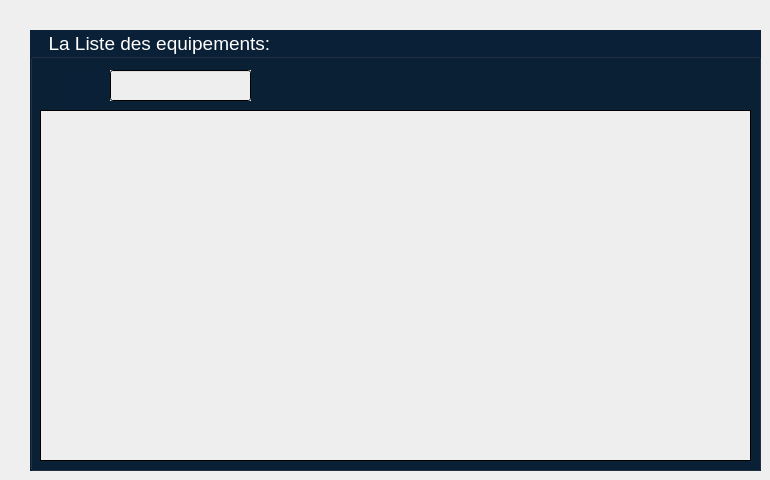
      <widget class="QWidget" name="page_2">
       <widget class="QGroupBox" name="groupBox_2">
        <property name="geometry">
         <rect>
          <x>30</x>
          <y>30</y>
          <width>731</width>
          <height>441</height>
         </rect>
        </property>
        <property name="font">
         <font>
          <family>Arial</family>
          <pointsize>14</pointsize>
          <weight>9</weight>
          <italic>false</italic>
          <bold>false</bold>
         </font>
        </property>
        <property name="styleSheet">
         <string notr="true">font: 75 14pt &quot;Arial&quot;;
color: qlineargradient(spread:pad, x1:0, y1:0, x2:0.034, y2:0.0227273, stop:0 rgba(255, 255, 255, 255), stop:1 rgba(255, 255, 255, 255));

background-color: qlineargradient(spread:pad, x1:1, y1:1, x2:1, y2:1, stop:0 rgba(10, 32, 54, 255), stop:1 rgba(255, 255, 255, 255));</string>
        </property>
        <property name="title">
         <string>   La Liste des equipements:</string>
        </property>
        <widget class="QLabel" name="label_16">
         <property name="geometry">
          <rect>
           <x>240</x>
           <y>119</y>
           <width>91</width>
           <height>31</height>
          </rect>
         </property>
         <property name="styleSheet">
          <string notr="true">background-color: qlineargradient(spread:pad, x1:1, y1:0, x2:1, y2:0, stop:0 rgba(0, 85, 127, 255), stop:1 rgba(255, 255, 255, 255));
font:10pt &quot;Arial&quot;;
border:1px solid white;</string>
         </property>
         <property name="text">
          <string>    métier</string>
         </property>
        </widget>
        <widget class="QLabel" name="label_17">
         <property name="geometry">
          <rect>
           <x>330</x>
           <y>119</y>
           <width>101</width>
           <height>31</height>
          </rect>
         </property>
         <property name="styleSheet">
          <string notr="true">background-color: qlineargradient(spread:pad, x1:1, y1:0, x2:1, y2:0, stop:0 rgba(0, 85, 127, 255), stop:1 rgba(255, 255, 255, 255));
font:10pt &quot;Arial&quot;;
border:1px solid white;</string>
         </property>
         <property name="text">
          <string>   adresse</string>
         </property>
        </widget>
        <widget class="QLabel" name="label_18">
         <property name="geometry">
          <rect>
           <x>430</x>
           <y>119</y>
           <width>121</width>
           <height>31</height>
          </rect>
         </property>
         <property name="styleSheet">
          <string notr="true">background-color: qlineargradient(spread:pad, x1:1, y1:0, x2:1, y2:0, stop:0 rgba(0, 85, 127, 255), stop:1 rgba(255, 255, 255, 255));
font:10pt &quot;Arial&quot;;
border:1px solid white;</string>
         </property>
         <property name="text">
          <string>    adresse_email</string>
         </property>
        </widget>
        <widget class="QLabel" name="label_19">
         <property name="geometry">
          <rect>
           <x>550</x>
           <y>119</y>
           <width>101</width>
           <height>31</height>
          </rect>
         </property>
         <property name="styleSheet">
          <string notr="true">background-color: qlineargradient(spread:pad, x1:1, y1:0, x2:1, y2:0, stop:0 rgba(0, 85, 127, 255), stop:1 rgba(255, 255, 255, 255));
font:10pt &quot;Arial&quot;;
border:1px solid white;</string>
         </property>
         <property name="text">
          <string>   num_tel</string>
         </property>
        </widget>
        <widget class="QLabel" name="label_20">
         <property name="geometry">
          <rect>
           <x>650</x>
           <y>119</y>
           <width>71</width>
           <height>31</height>
          </rect>
         </property>
         <property name="styleSheet">
          <string notr="true">background-color: qlineargradient(spread:pad, x1:1, y1:0, x2:1, y2:0, stop:0 rgba(0, 85, 127, 255), stop:1 rgba(255, 255, 255, 255));
font:10pt &quot;Arial&quot;;
border:1px solid white;</string>
         </property>
         <property name="text">
          <string>    salaire</string>
         </property>
        </widget>
        <widget class="QLineEdit" name="lineEdit">
         <property name="geometry">
          <rect>
           <x>80</x>
           <y>40</y>
           <width>141</width>
           <height>31</height>
          </rect>
         </property>
         <property name="styleSheet">
          <string notr="true">background-color: qlineargradient(spread:pad, x1:0.319, y1:0.289773, x2:0.779, y2:1, stop:0.186275 rgba(238, 238, 238, 255));
font: 8pt &quot;Arial&quot;;</string>
         </property>
        </widget>
        <widget class="QLabel" name="label_21">
         <property name="geometry">
          <rect>
           <x>33</x>
           <y>40</y>
           <width>41</width>
           <height>41</height>
          </rect>
         </property>
         <property name="text">
          <string/>
         </property>
         <property name="pixmap">
          <pixmap>../../../../Desktop/rech.gif</pixmap>
         </property>
        </widget>
        <widget class="QTableView" name="tableequipement">
         <property name="geometry">
          <rect>
           <x>10</x>
           <y>80</y>
           <width>711</width>
           <height>351</height>
          </rect>
         </property>
         <property name="styleSheet">
          <string notr="true">background-color: qlineargradient(spread:pad, x1:0.319, y1:0.289773, x2:0.779, y2:1, stop:0.186275 rgba(238, 238, 238, 255));
color: qlineargradient(spread:pad, x1:1, y1:1, x2:1, y2:1, stop:0 rgba(0, 16, 155, 255), stop:1 rgba(255, 255, 255, 255));</string>
         </property>
        </widget>
       </widget>
      </widget>
